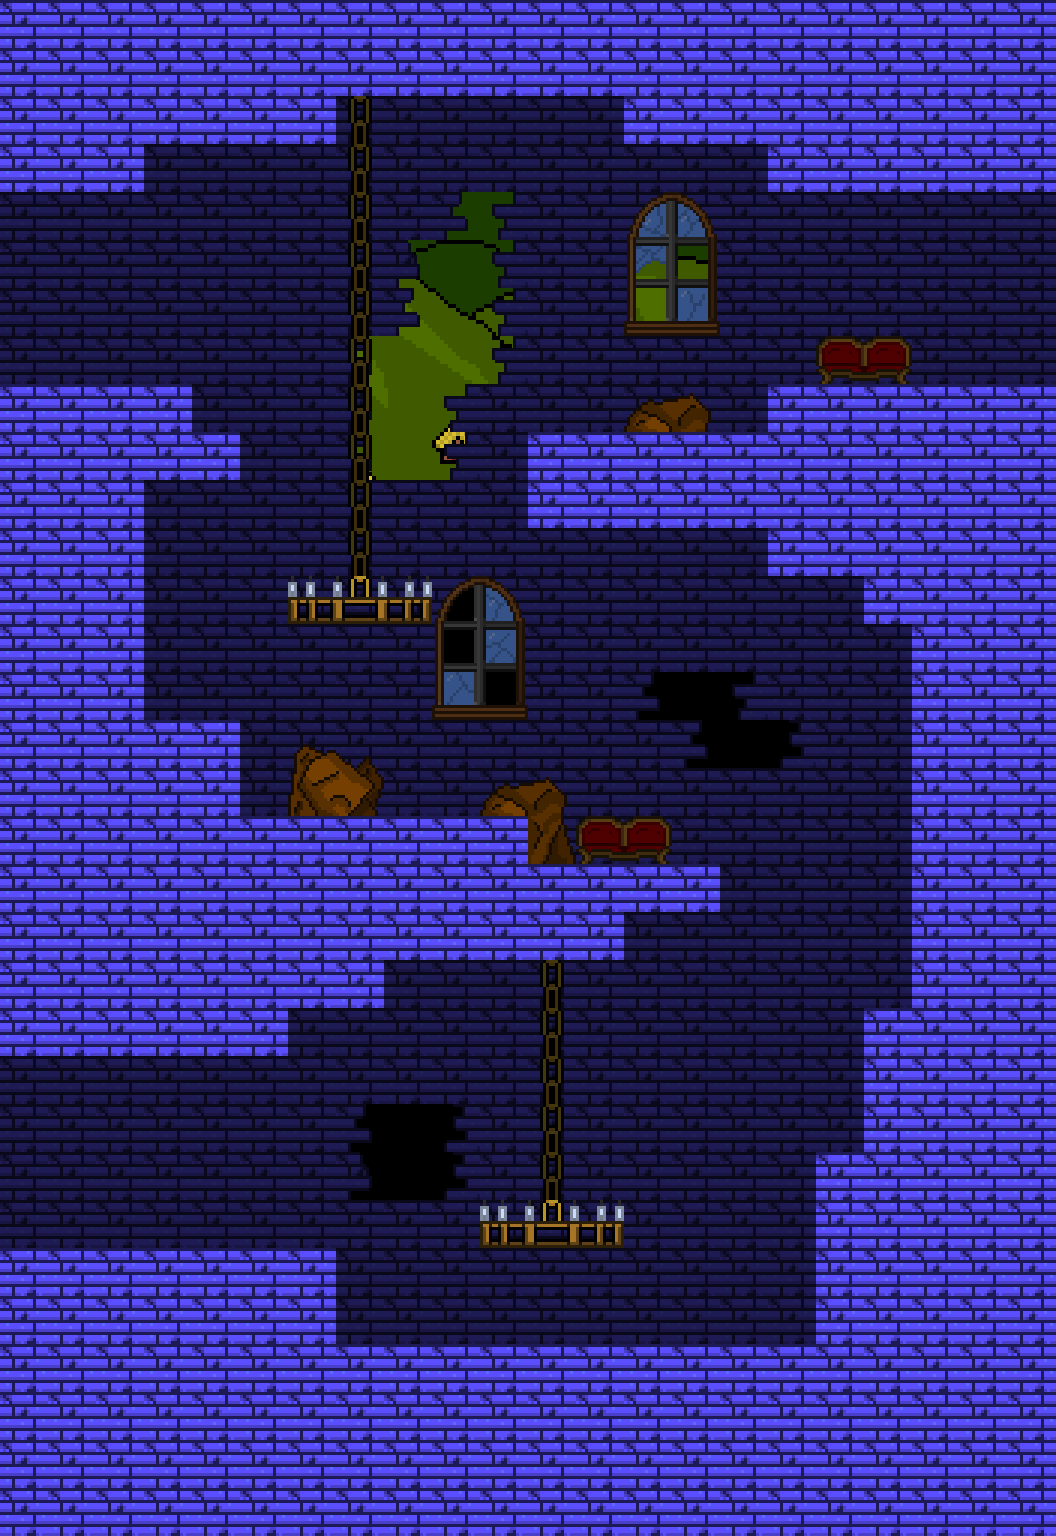

A level layout from a 2D game, rendered from its tile map. Below: a short description, then the map file with tile-grid data replaced by summaries:
An orthogonal 22x32 tile map with 48x48 px tiles, 2 tile layers (back_tiles, front), 2 tilesets, 3 image layers and 32 objects (3x SpawnPoint, 3x Portal, HazardSpikes, EnemyArmorTrap).

<map version="1.11" tiledversion="1.11.0" orientation="orthogonal" renderorder="right-down" width="22" height="32" tilewidth="48" tileheight="48" infinite="0" nextlayerid="18" nextobjectid="63">
 <tileset firstgid="1" name="tileset01" tilewidth="48" tileheight="48" tilecount="176" columns="16">
  <image source="tilesets/tileset01.png" width="768" height="528" />
 </tileset>
 <tileset firstgid="177" name="objects" tilewidth="48" tileheight="48" tilecount="64" columns="8">
  <image source="objects.png" width="384" height="384" />
 </tileset>
 <imagelayer id="10" name="Image Layer 3">
  <image source="Backgrounds/ground_back.png" width="1024" height="576" />
  <properties>
   <property name="depth" type="int" value="3000" />
   <property name="parallax_x" type="float" value="1" />
   <property name="parallax_y" type="float" value="1" />
   <property name="repeat_y" type="bool" value="true" />
  </properties>
 </imagelayer>
 <imagelayer id="8" name="Image Layer 1">
  <image source="Backgrounds/ground_far.png" width="1024" height="576" />
  <properties>
   <property name="depth" type="int" value="2900" />
   <property name="parallax_x" type="float" value="0.8" />
   <property name="parallax_y" type="float" value="0.8" />
   <property name="repeat_y" type="bool" value="false" />
  </properties>
 </imagelayer>
 <imagelayer id="9" name="Image Layer 2">
  <image source="Backgrounds/ground_front.png" width="1024" height="576" />
  <properties>
   <property name="depth" type="int" value="2800" />
   <property name="parallax_x" type="float" value="0.9" />
   <property name="parallax_y" type="float" value="0.9" />
   <property name="repeat_y" type="bool" value="false" />
  </properties>
 </imagelayer>
 <layer id="11" name="back_tiles" width="22" height="32">
  <properties>
   <property name="depth" type="int" value="1000" />
   <property name="tileset" type="int" value="0" />
  </properties>
  <data>[704 cells, 694 non-empty, 18 distinct tile ids]</data>
 </layer>
 <layer id="12" name="front" width="22" height="32">
  <properties>
   <property name="depth" type="int" value="900" />
   <property name="tileset" type="int" value="0" />
  </properties>
  <data>[704 cells, 35 non-empty, 14 distinct tile ids]</data>
 </layer>
 <objectgroup color="#0000ff" id="13" name="walls">
  <properties>
   <property name="isWallLayer" type="bool" value="true" />
  </properties>
  <object id="3" x="0" y="0" width="144" height="192" />
  <object id="5" x="0" y="1344" width="1056" height="192" />
  <object id="8" x="144" y="816" width="384" height="48" />
  <object id="9" x="768" y="384" width="144" height="192" />
  <object id="11" x="144" y="0" width="912" height="96" />
  <object id="12" x="144" y="96" width="192" height="48" />
  <object id="16" x="0" y="384" width="144" height="672" />
  <object id="17" x="0" y="1248" width="336" height="96" />
  <object id="22" x="624" y="96" width="144" height="48" />
  <object id="23" x="912" y="384" width="144" height="960" />
  <object id="24" x="768" y="96" width="288" height="96" />
  <object id="44" x="864" y="576" width="48" height="48" />
  <object id="45" x="528" y="432" width="240" height="96" />
  <object id="46" x="144" y="384" width="48" height="96" />
  <object id="47" x="288" y="576" width="144" height="48" />
  <object id="48" x="144" y="720" width="96" height="96" />
  <object id="49" x="144" y="864" width="480" height="96" />
  <object id="50" x="144" y="960" width="240" height="48" />
  <object id="51" x="144" y="1008" width="144" height="48" />
  <object id="52" x="816" y="1152" width="96" height="192" />
  <object id="53" x="864" y="1008" width="48" height="144" />
  <object id="54" x="480" y="1200" width="144" height="48" />
  <object id="58" x="192" y="432" width="48" height="48" />
  <object id="60" x="624" y="864" width="96" height="48" />
 </objectgroup>
 <objectgroup id="14" name="objects">
  <object id="61" type="HazardSpikes" x="336" y="1296" width="480" height="48" />
  <object id="62" type="EnemyArmorTrap" x="384" y="720" width="48" height="72" />
 </objectgroup>
 <objectgroup color="#aa00ff" id="17" name="checkpoints" />
 <objectgroup color="#ff5500" id="16" name="spawnpoints">
  <object id="27" type="SpawnPoint" x="0" y="1056" width="48" height="48">
   <properties>
    <property name="id" type="int" value="0" />
   </properties>
  </object>
  <object id="28" type="SpawnPoint" x="1008" y="192" width="48" height="48">
   <properties>
    <property name="id" type="int" value="2" />
   </properties>
  </object>
  <object id="43" type="SpawnPoint" x="0" y="192" width="48" height="48">
   <properties>
    <property name="id" type="int" value="1" />
   </properties>
  </object>
 </objectgroup>
 <objectgroup color="#00ff00" id="15" name="doors">
  <object id="19" type="Portal" x="1104" y="192" width="48" height="192">
   <properties>
    <property name="horizontal" type="bool" value="false" />
    <property name="id_point" type="int" value="0" />
    <property name="id_room" type="int" value="39" />
   </properties>
  </object>
  <object id="41" type="Portal" x="-96" y="1056" width="48" height="192">
   <properties>
    <property name="horizontal" type="bool" value="false" />
    <property name="id_point" type="int" value="1" />
    <property name="id_room" type="int" value="18" />
   </properties>
  </object>
  <object id="42" type="Portal" x="-96" y="192" width="48" height="192">
   <properties>
    <property name="horizontal" type="bool" value="false" />
    <property name="id_point" type="int" value="1" />
    <property name="id_room" type="int" value="20" />
   </properties>
  </object>
 </objectgroup>
</map>
